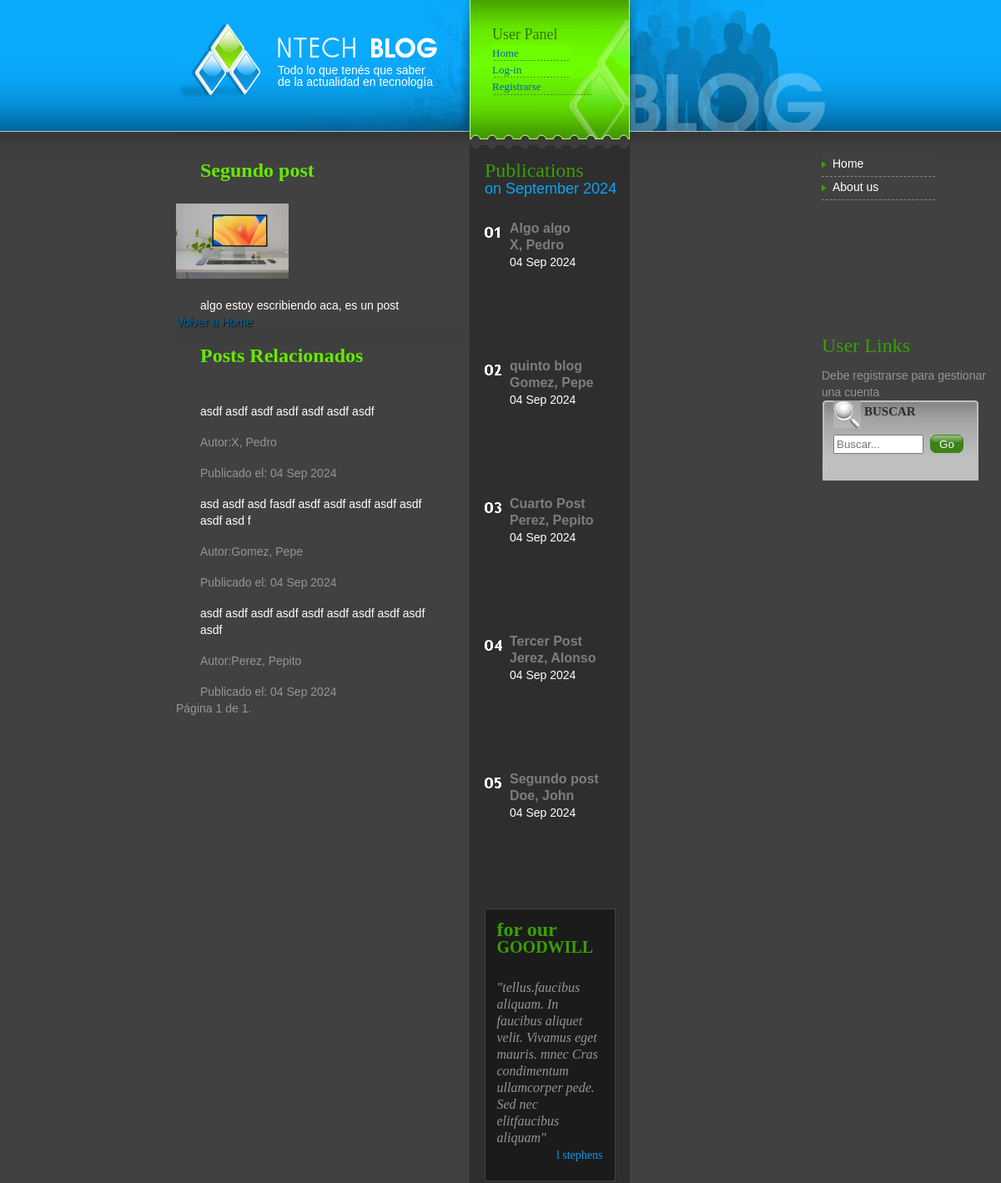
The page /blogs/17/ (upper part) on the database as committed earlier.
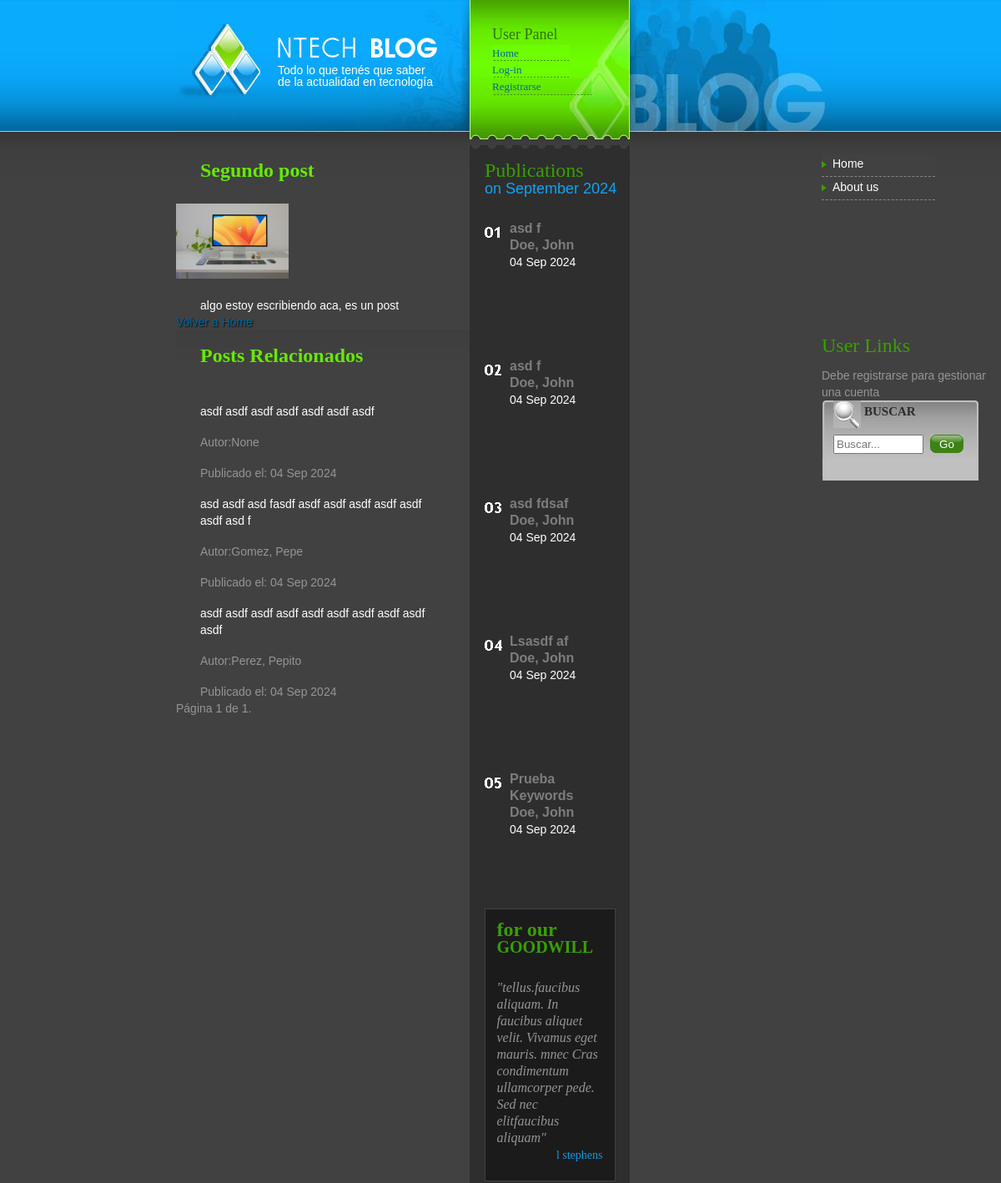
The same page on the database as committed later.
### blogs/models.py (models this page shows, shortened)
class Blogs(models.Model):
    author = models.ForeignKey(App_Users, null=True, on_delete=models.SET_NULL, related_name='blogs')
    title = models.CharField(max_length=100)
    keywords = models.CharField(max_length=100)
    description = models.TextField(max_length=500)
    created_at = models.DateTimeField(auto_now_add=True)

class Blog_img(models.Model):
    blog = models.OneToOneField(Blogs, on_delete=models.CASCADE, related_name='thumbnail')
    image = models.ImageField(upload_to=get_random_filename, blank=True, null=True, default='blogs_imgs/default_blog_img.jpg')

class Post(models.Model):
    author = models.ForeignKey(App_Users,null=True, on_delete=models.SET_NULL, related_name='posts')
    blog = models.ForeignKey(Blogs, on_delete=models.CASCADE)
    content = models.TextField()
    created_at = models.DateTimeField(auto_now_add=True)

### users/models.py (models this page shows)
class App_Users(AbstractUser):
    email = models.EmailField(unique=True)
    username = models.CharField(max_length=20, unique=True)
    first_name = models.CharField(max_length=30)
    last_name = models.CharField(max_length=30)
    description = models.TextField(blank=True, null=True)
    def __str__(self):
        return f'{self.last_name}, {self.first_name}'

### blogs/views.py (the view)
# urls.py: path('blogs/<int:pk>/', BlogDetailView.as_view(), name='blog_detail'),
class BlogDetailView(DetailView):
    model = Blogs
    template_name = 'blogs/blog_detail.html'
    context_object_name = 'blog'
    def get_context_data(self, **kwargs):
        context = super().get_context_data(**kwargs)
        posts = Post.objects.filter(blog=self.object).order_by('-created_at')
        paginator = Paginator(posts, 5)
        page_number = self.request.GET.get('page')
        page_obj = paginator.get_page(page_number)
        context['page_obj'] = page_obj
        return context

### proyecto_final/context_processors.py (called while the page is built)
def custom_context_processor(request):
    latest_blogs = Blogs.objects.order_by('-created_at')[:5]
    return {
        'latest_blogs': latest_blogs,
    }

def current_datetime(request):
    now = datetime.now()
    return {
        'day_of_week': now.strftime('%A'),
        'day_of_month': now.strftime('%d'),
        'month_name': now.strftime('%B'),
        'month_number': now.strftime('%m'),
        'year_two_digits': now.strftime('%y'),
        'year_four_digits': now.strftime('%Y'),
    }

### blogs/templates/blogs/blog_detail.html (shortened to what this page needs)
{% extends 'blogs/base.html' %}
{% load static %}
{% block main %}
  <div id="leftPan">
    <h2>{{ blog.title }}</h2>
    <img src="{{blog.thumbnail.image.url}}" alt="" height="90px">
    <p style="color: white;">{{ blog.description }}</p>
    <a href="{% url 'Home' %}" class="link">Volver a Home</a>
    <h2>Posts Relacionados</h2>
    {% if page_obj.object_list %}
        {% for post in page_obj.object_list %}
          <div>
            <p style="color: white;">{{ post.content }}</p>
            <p> Autor:{{ post.author }}</p>
            <p>Publicado el: {{ post.created_at|date:"d M Y" }}</p>
          </div>
        {% endfor %}
      <div class="pagination">
        <span class="step-links">
          <span class="current">
            Página {{ page_obj.number }} de {{ page_obj.paginator.num_pages }}.
          </span>
        </span>
      </div>
    {% else %}
      <p>No hay posts relacionados para este blog.</p>
    {% endif %}
  </div>
  <div id="middlePan">
    <h2>
      Publications<br />
      <span>on {{ month_name }} {{ year_four_digits }}</span>
    </h2>
    <div id="middleulPan">
      <ul>
        <li class="one">
          {{latest_blogs.0.title}} <br/>
          {{latest_blogs.0.author}}
          <span> <br /> {{latest_blogs.0.created_at|date:"d M Y"}}</span>
        </li>
        <li class="two">
          {{latest_blogs.1.title}} <br/>
          {{latest_blogs.1.author}}
          <span> <br /> {{latest_blogs.1.created_at|date:"d M Y"}}</span>
        </li>
        <li class="three">
          {{latest_blogs.2.title}} <br/>
          {{latest_blogs.2.author}}
          <span> <br /> {{latest_blogs.2.created_at|date:"d M Y"}}</span>
        </li>
        <li class="four">
          {{latest_blogs.3.title}} <br/>
          {{latest_blogs.3.author}}
          <span> <br /> {{latest_blogs.3.created_at|date:"d M Y"}}</span>
        </li>
        <li class="five">
          {{latest_blogs.4.title}} <br/>
          {{latest_blogs.4.author}}
          <span> <br /> {{latest_blogs.4.created_at|date:"d M Y"}}</span>
        </li>
      </ul>
    </div>
    <div id="middlecaptionPan">
      <h3>
        for our<br />
        <span>GOODWILL</span>
      </h3>
      <p>
        &quot;tellus.faucibus aliquam. In faucibus aliquet velit. Vivamus eget
        mauris. mnec Cras condimentum ullamcorper pede. Sed nec elitfaucibus
        aliquam&quot;
      </p>
      <p align="right"><span>l stephens</span></p>
    </div>
  </div>
{% endblock main %}

### blogs/templates/blogs/base.html (shortened to what this page needs)
<!DOCTYPE html>
<html lang="en">
  <head>
    {% load static %}
    <link href="{% static 'blogs/css/style.css'%}" rel="stylesheet" type="text/css" />
  </head>
  <body>
    <div id="mainPan">
      <div id="topPan">
        <h1>Todo lo que tenés que saber de la actualidad en tecnología</h1>
        <a href="#"
          ><img
            src="{% static 'blogs/css/images/logo.jpg' %}"
            alt=""
            width="102"
            height="91"
            border="0"
            align="left"
            class="logo"
        /></a>
        <div id="topservicesPan">
          <h2>User Panel</h2>
          <div id="top_serv_content">
          {% if request.user.is_authenticated %}
          <img src="{{request.user.avatar.image.url}}" alt="" style="height: 50px;width: 50px;">
          <ul class="log">
            <li class="onelink"><a href="{% url 'Home' %}">Home</a></li>
            <li class="onelink"><a href="{% url 'Edit_User' %}">Editar Usuario</a></li>
            <li class="threelink"><a href="{% url 'Logout' %}">Logout</a></li>
          </ul>
          {% else %}
          <ul>
            <li class="onelink"><a href="{% url 'Home' %}">Home</a></li>
            <li class="onelink"><a href="{% url 'Login' %}">Log-in</a></li>
            <li class="threelink"><a href="{% url 'Register' %}">Registrarse</a></li>
          </ul>
          {% endif %}
        </div>
        </div>
      </div>
      {% block main%} {% endblock main %}
    </div>
    <div id="rightPan">
      <ul>
        <li><a href="{% url 'Home' %}">Home</a></li>
        <li><a href="{% url 'About_us' %}">About us</a></li>
      </ul>
      <h2>User Links</h2>
      {% if request.user.is_authenticated %}
      <ul class="userlink">
        <li class="userlink"><a href="{% url 'user_blogs_list'%}">Mis Blogs</a></li>
        <li class="userlink"><a href="{% url 'Delete_account' request.user.pk %}">Eliminar mi cuenta</a></li>
      </ul>
      {% else %}
      <p class="userlink">Debe registrarse para gestionar una cuenta</p>
      {% endif %}
      <form action="{% url 'search' %}" method="get">
        <h3>Buscar</h3>
        <input type="text" name="query" placeholder="Buscar...">
        <input type="submit" class="button" value="Go">
    </form>
    </div>
  </body>
</html>

Rows that differ between the two databases and show on the page:
no longer on this page (row edited): Blogs: title "Algo algo", author.first_name "X, Pedro", created_at "04 Sep 2024"
no longer on this page (row unchanged): Blogs: title "quinto blog", author.first_name "Gomez, Pepe", created_at "04 Sep 2024"
no longer on this page (row unchanged): Blogs: title "Cuarto Post", author.first_name "Perez, Pepito", created_at "04 Sep 2024"
no longer on this page (row unchanged): Blogs: title "Tercer Post", author.first_name "Jerez, Alonso", created_at "04 Sep 2024"
changed Post "asdf asdf asdf asdf asdf asdf asdf": author "X, Pedro" → "None"
added Blogs: title "asd f", author.first_name "Doe, John", created_at "04 Sep 2024"
added Blogs: title "asd f", author.first_name "Doe, John", created_at "04 Sep 2024"
added Blogs: title "asd fdsaf", author.first_name "Doe, John", created_at "04 Sep 2024"
added Blogs: title "Lsasdf af", author.first_name "Doe, John", created_at "04 Sep 2024"
added Blogs: title "Prueba Keywords", author.first_name "Doe, John", created_at "04 Sep 2024"
Other text that changed with them:
{{ latest_blogs.4.title }}: "Segundo post" → "Prueba Keywords"
